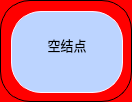
<?xml version="1.0" encoding="UTF-8"?>
<ui version="4.0">
 <class>FlowNode</class>
 <widget class="QWidget" name="FlowNode">
  <property name="geometry">
   <rect>
    <x>0</x>
    <y>0</y>
    <width>132</width>
    <height>102</height>
   </rect>
  </property>
  <property name="sizePolicy">
   <sizepolicy hsizetype="Ignored" vsizetype="Ignored">
    <horstretch>0</horstretch>
    <verstretch>0</verstretch>
   </sizepolicy>
  </property>
  <property name="windowTitle">
   <string>Form</string>
  </property>
  <property name="styleSheet">
   <string notr="true">min-width: 130px; min-height: 100px;max-width:130px; max-height: 100px;border-radius: 30px;  border:1px solid black;background:red



</string>
  </property>
  <layout class="QHBoxLayout" name="horizontalLayout">
   <item>
    <widget class="QLabel" name="label">
     <property name="sizePolicy">
      <sizepolicy hsizetype="Maximum" vsizetype="Maximum">
       <horstretch>0</horstretch>
       <verstretch>0</verstretch>
      </sizepolicy>
     </property>
     <property name="minimumSize">
      <size>
       <width>132</width>
       <height>102</height>
      </size>
     </property>
     <property name="maximumSize">
      <size>
       <width>132</width>
       <height>102</height>
      </size>
     </property>
     <property name="font">
      <font>
       <pointsize>10</pointsize>
       <weight>50</weight>
       <italic>false</italic>
       <bold>false</bold>
       <kerning>true</kerning>
      </font>
     </property>
     <property name="tabletTracking">
      <bool>true</bool>
     </property>
     <property name="styleSheet">
      <string notr="true">min-width: 110px; min-height: 80px;max-width:110px; max-height: 80px;border-radius: 30px;  border:1px solid rgb(255, 242, 255);background:rgb(188, 212, 255)


</string>
     </property>
     <property name="text">
      <string>&lt;!DOCTYPE HTML PUBLIC &quot;-//W3C//DTD HTML 4.0//EN&quot; &quot;http://www.w3.org/TR/REC-html40/strict.dtd&quot;&gt;
&lt;html&gt;&lt;head&gt;&lt;meta name=&quot;qrichtext&quot; content=&quot;1&quot; /&gt;&lt;style type=&quot;text/css&quot;&gt;
p, li { white-space: pre-wrap; }
&lt;/style&gt;&lt;/head&gt;&lt;body style=&quot; font-family:'SimSun'; font-size:9pt; font-weight:400; font-style:normal;&quot;&gt;
&lt;p align=&quot;center&quot; style=&quot; margin-top:12px; margin-bottom:12px; margin-left:0px; margin-right:0px; -qt-block-indent:0; text-indent:0px;&quot;&gt;&lt;span style=&quot; font-size:10pt;&quot;&gt;空结点&lt;/span&gt;&lt;span style=&quot; font-weight:600; font-style:italic;&quot;&gt;&lt;br /&gt;&lt;/span&gt;&lt;/p&gt;&lt;/body&gt;&lt;/html&gt;</string>
     </property>
     <property name="textFormat">
      <enum>Qt::AutoText</enum>
     </property>
     <property name="alignment">
      <set>Qt::AlignCenter</set>
     </property>
     <property name="wordWrap">
      <bool>false</bool>
     </property>
    </widget>
   </item>
  </layout>
 </widget>
 <resources/>
 <connections/>
</ui>
